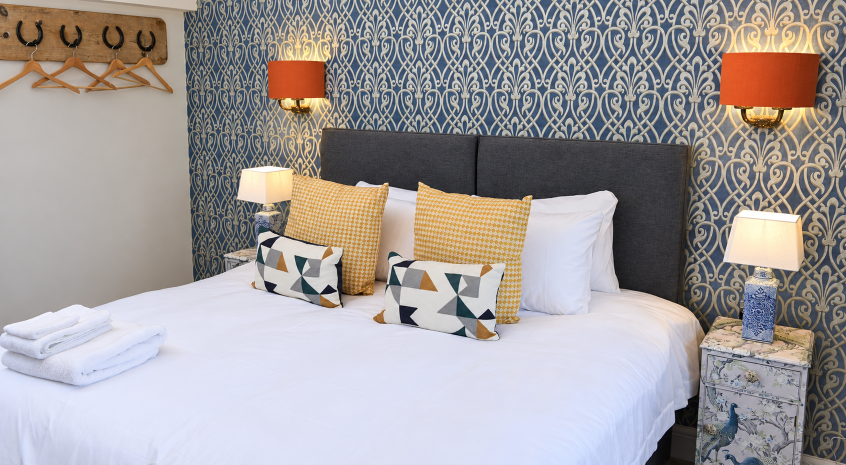
#> input picture images/rooms-enhanced/KH1Bedroom-enhanced.png, 1692 x 929 px (shown at 1/2 size); its folder holds only this picture in this run
$ python prepare-room-images.py
#> lines starting #> are read from the running program, lines starting #| are printed output that depends on the picture
"""Export reviewed, enhanced room photos. Original JPEGs are never modified."""
from pathlib import Path
import hashlib
import json
from PIL import Image

ROOT = Path(__file__).resolve().parents[1]
OUT = ROOT / 'images' / 'web'
OUT.mkdir(exist_ok=True)
report = []
for number in (1, 2, 3, 4, 6, 7):
    original = ROOT / 'images' / f'KH{number}Bedroom.jpg'
    source = ROOT / 'images' / 'rooms-enhanced' / f'KH{number}Bedroom-enhanced.png'
    outputs = []
    with Image.open(source) as image:
#> image is the input picture: PIL image 1692x929 RGB; mean R, G, B 162.2, 156.7, 157
        image = image.convert('RGB')
        for width in sorted({min(480, image.width), min(960, image.width), image.width}):
            height = round(image.height * width / image.width)
            export = image.resize((width, height), Image.Resampling.LANCZOS)
            destination = OUT / f'room-{number}-{width}.webp'
            export.save(destination, 'WEBP', quality=90, method=6)
            outputs.append(dict(file=destination.relative_to(ROOT).as_posix(), width=width, height=height, bytes=destination.stat().st_size))
#> this loop made 3 passes
#> pass 1, `export = image.resize((width, height), Image.Resampling.LANCZOS)`:
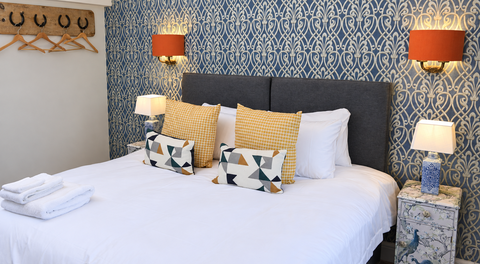
#> export: PIL image 480x264 RGB; mean R, G, B 162.1, 156.7, 157
#> pass 2, `export = image.resize((width, height), Image.Resampling.LANCZOS)`:
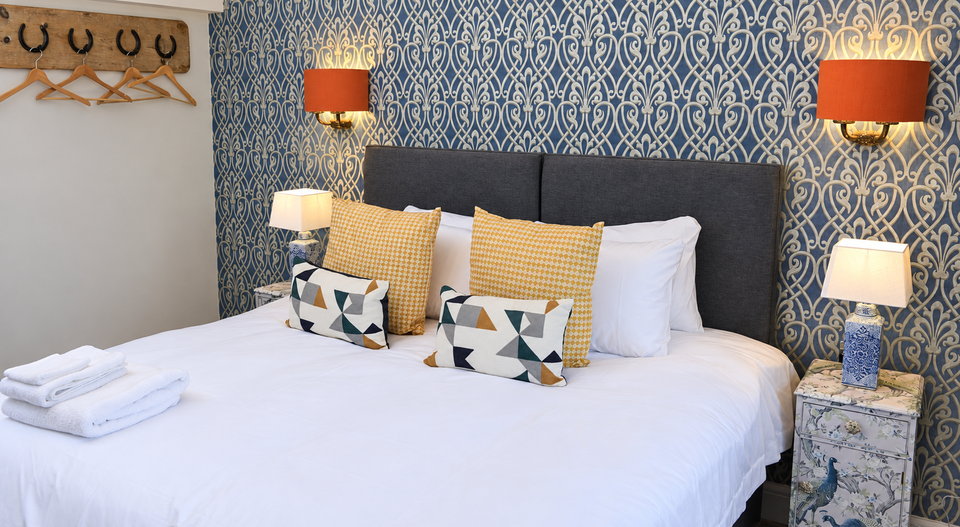
#> export: PIL image 960x527 RGB; mean R, G, B 162.1, 156.7, 157
#> after the loop, outputs = 3 items
#> (the run stopped early here; a loop or call above may not have finished)
